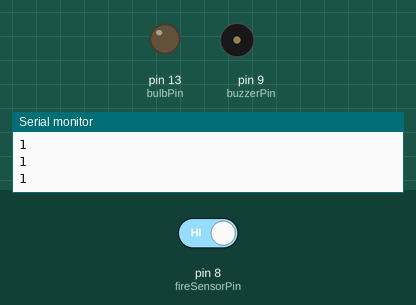
A sketch run on a simulated Arduino Uno, built with avr-gcc and run on an emulated ATmega328P. Parts: output pins drawn as LEDs (lit = HIGH), buzzer (waves = sounding, pin HIGH), the last lines printed to the serial monitor. The test bench sets the inputs (shaded band); at power-on: pin 8 (fireSensorPin) HIGH.

Above: at 1.8 s.
1.9 s: pin 8 (fireSensorPin) driven LOW
At 3.1 s:
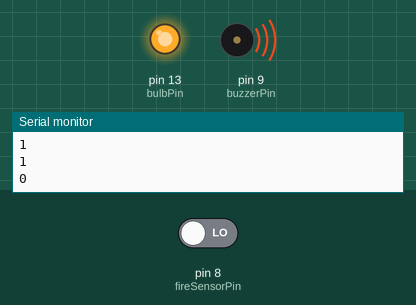
Timing chart, 0 to 4.9 s (numbered marks = the images above; inputs shaded):
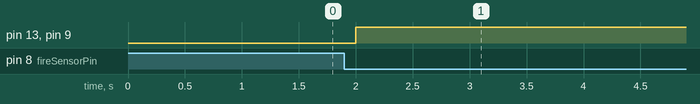

Measured:
- after the input at 1.9 s, pin 13 (bulbPin), pin 9 (buzzerPin): LOW → HIGH after 0.10 s

The sketch:

sketch_oct9b_copy_20241014090536.ino
```cpp
const int buzzerPin = 9;
const int fireSensorPin = 8;
const int bulbPin = 13; // Define the pin for the bulb

void setup()
{
  Serial.begin(9600);
  pinMode(buzzerPin, OUTPUT);
  pinMode(fireSensorPin, INPUT);
  pinMode(bulbPin, OUTPUT); // Set the bulb pin as an output
}

void loop()
{
  int fireValue = digitalRead(fireSensorPin);
  Serial.println(fireValue);
  if (fireValue == 0)
  {
    digitalWrite(buzzerPin, HIGH);
    digitalWrite(bulbPin, HIGH); // Turn on the bulb
    delay(5000);
  }
  else
  {
    digitalWrite(buzzerPin, LOW);
    digitalWrite(bulbPin, LOW); // Turn off the bulb
  }
  delay(500);
}
```
